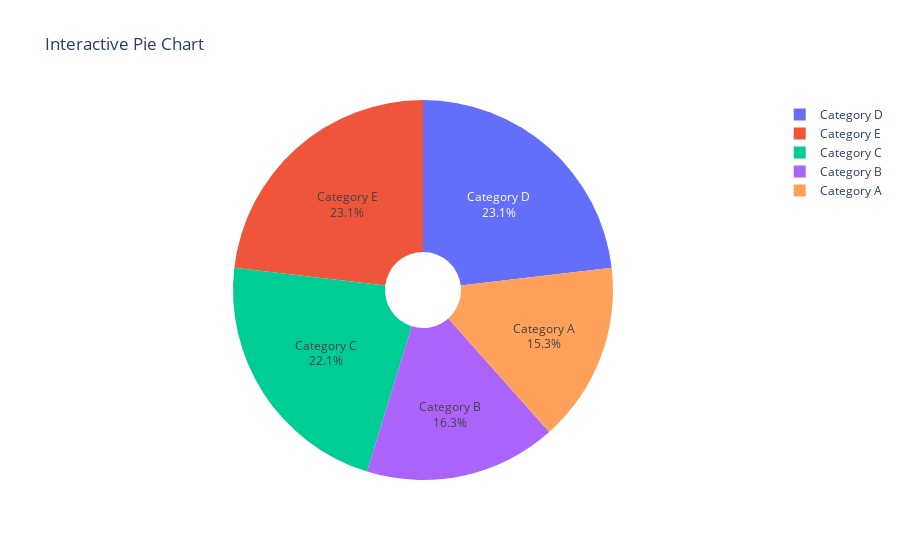

The notebook cell saved with this chart:
### Markdown cell above
21. Using Plotly, create an interactive pie chart of randomly generated data, add labels and percentages, set 
the title as 'Interactive Pie Chart'

### Code cell
import plotly.graph_objects as go
import numpy as np

# Generate random data
np.random.seed(0)
categories = ['Category A', 'Category B', 'Category C', 'Category D', 'Category E']
values = np.random.randint(1, 100, size=len(categories))

# Create a pie chart
fig = go.Figure(data=[go.Pie(labels=categories, values=values, hole=.2, 
                             hoverinfo='label+percent', textinfo='label+percent', textfont_size=12)])

# Set the title
fig.update_layout(
    title='Interactive Pie Chart'
)

# Show the plot
fig.show()

### Figure 1 — Plotly figure (JSON) as saved in the notebook; plotly's stock layout.template omitted (floating-point values rounded to 4 significant figures)
{"data": [{"hole": 0.2, "hoverinfo": "label+percent", "labels": ["Category A", "Category B", "Category C", "Category D", "Category E"], "textfont": {"size": 12}, "textinfo": "label+percent", "type": "pie", "values": [45, 48, 65, 68, 68]}], "layout": {"title": {"text": "Interactive Pie Chart"}}}
